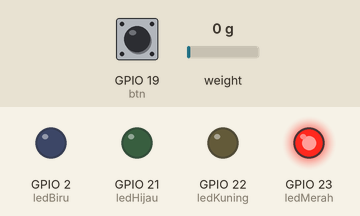
Simulated run of this sketch. Board: ESP32. On the bench: output pins drawn as LEDs (lit = HIGH). Dashed ring = blinking. Inputs (shaded band) come from the test bench; at power-on: GPIO 19 (btn) HIGH, weight on the scale 0 g. WiFi joins after 1.5 s; servers stay silent unless stated; what the sketch prints to the serial monitor is not drawn.

Above: at 4.0 s.
4.1 s: GPIO 19 (btn) pulled LOW for 1 s
At 5.12 s:
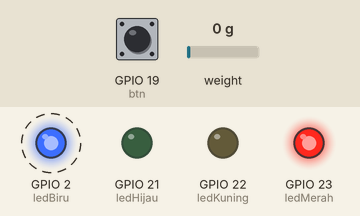
7.2 s: weight on the scale set to 2 g
At 9.2 s:
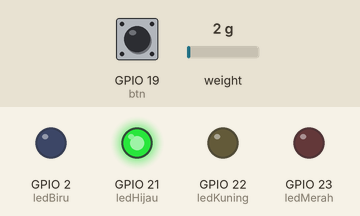
9.5 s: GPIO 19 (btn) pulled LOW for 3.2 s
At 10.13 s:
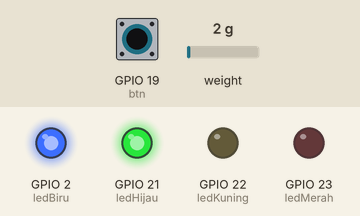
Timing chart, 0 to 14.7 s (numbered marks = the images above; inputs shaded):
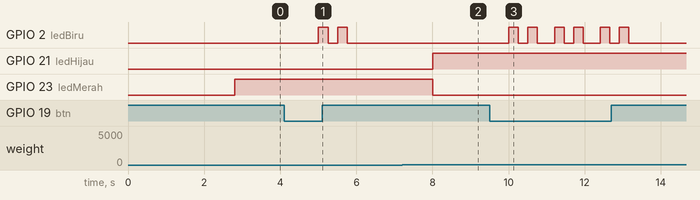

The sketch:

final_Project.ino
```cpp
// (licence header left out)
/* Comment this out to disable prints and save space */
//mendeklarasikan/mendefisinikan port virtual yang ada di blynk
#define BLYNK_PRINT Serial

/* Fill-in your Template ID (only if using Blynk.Cloud) */
//identitas dari projek yang dibuat pada blynk
#define BLYNK_TEMPLATE_ID "TMPLD-x2K3nA"
#define BLYNK_DEVICE_NAME "Smarth Infus"
#define BLYNK_AUTH_TOKEN "1CDN6IV4LgL3F3YuD5kWe2df0ogkvUU0"

//library yang digunakan untuk menyambung ke wifi
#include <WiFi.h>
#include <WiFiClient.h>

//library yang digunakan agar esp32 dapat tersambung dengan blynk
#include <BlynkSimpleEsp32.h>

//library sensor berat hx711
#include "HX711.h"

//deklarasi untuk pin DOUT dan CLK pada sensor berat
const int DOUT = 18;
const int CLK = 4;

//dekalarasi button dan led
const int ledHijau = 21;
const int ledKuning = 22;
const int ledMerah = 23;
const int ledBiru = 2;
#define btn 19
int nBtn = 0;

//deklarasi HX711/sensor berat
HX711 scale;
float calibration_factor = 1100.0;

//deklarasi gram yang akan digunakan sebagai
//variable yang menampung nilai berat
float GRAM;
//variable untuk menampung nilai maximal berat
float maxGRAM = 0;

// You should get Auth Token in the Blynk App.
// Go to the Project Settings (nut icon).
// memasukkan authentication project yang dibuat
//diaplikasi blynk
char auth[] = BLYNK_AUTH_TOKEN;

// Your WiFi credentials.
// Set password to "" for open networks.
//memasukkan nama dan password wifi yang digunakan
char ssid[] = "MSI 3906";
char pass[] = "12345678";

//fitur pada blynk untuk mengirim data
BlynkTimer timer;


//fungsi untuk mengirim data ke blynk
void myTimerEvent(){
  scale.set_scale(calibration_factor);
  GRAM = scale.get_units(), 10;
  Blynk.virtualWrite(V0, GRAM);
  delay(100);


  //Mengambil berat maximal infus
  if (nBtn == 0 ){
    maxGRAM = GRAM;
    digitalWrite(ledBiru, HIGH);
    delay(250);
    digitalWrite(ledBiru, LOW);
    delay(250);
    digitalWrite(ledBiru, HIGH);
    delay(250);
    digitalWrite(ledBiru, LOW);
    delay(250);
  }

  //kondisi yang digunakan untuk mengatur virtual pin
  //atau komponen virtual yang ada pada blynk
  //berdasarkan data yang diterima oleh blynk (GRAM)
  if (GRAM < (maxGRAM/6)){
    Blynk.virtualWrite(V1, HIGH);
    Blynk.virtualWrite(V2, LOW);
    Blynk.virtualWrite(V3, LOW);
  } else if (GRAM > (maxGRAM/6) && GRAM < (maxGRAM/3)){
    Blynk.virtualWrite(V2, HIGH);
    Blynk.virtualWrite(V1, LOW);
    Blynk.virtualWrite(V3, LOW);
  } else if (GRAM > (maxGRAM/3)){
    Blynk.virtualWrite(V2, LOW);
    Blynk.virtualWrite(V1, LOW);
    Blynk.virtualWrite(V3, HIGH);
  }
}

//fungsi yang digunakan untuk mengkofigurasi komponen
//dijalankan sekali
void setup()
{
  Serial.begin(115200);
  pinMode(ledMerah, OUTPUT);
  pinMode(ledKuning, OUTPUT);
  pinMode(ledHijau, OUTPUT);
  pinMode(ledBiru, OUTPUT);
  pinMode(btn, INPUT_PULLUP);

  //sensor berat mulai menghitung berat
  scale.begin(DOUT, CLK);

  //fungsi yang digunakan untuk mengkalibrasi nilai
  //berat yang baca oleh sensor berat agar lebih akurat
  scale.set_scale();
  scale.tare();

  //memulai blynk
  Blynk.begin(auth, ssid, pass);
  timer.setInterval(1000L, myTimerEvent);
}

void loop()
{
  //Membaca/mengambil nilai btn
  nBtn = digitalRead(btn);
  //memulai mengirim serta mengolah data dari fungsi yang dibuat tadi
  Blynk.run();
  timer.run();

  if (GRAM < (maxGRAM/6) || GRAM < 1.0){
    digitalWrite(ledMerah, HIGH);
    digitalWrite(ledKuning, LOW);
    digitalWrite(ledHijau, LOW);
  } else if (GRAM > (maxGRAM/6) && GRAM < (maxGRAM/3)){
    digitalWrite(ledKuning, HIGH);
    digitalWrite(ledHijau, LOW);
    digitalWrite(ledMerah, LOW);
  } else if (GRAM > (maxGRAM/3)){
    digitalWrite(ledMerah, LOW);
    digitalWrite(ledKuning, LOW);
    digitalWrite(ledHijau, HIGH);
  }


  Serial.print ("Nilai Button = ");
  Serial.println(nBtn);
  Serial.print ("Berat = ");
  Serial.println(GRAM);
  Serial.print ("Berat max = ");
  Serial.println (maxGRAM);
}
```

Measured:
- the behaviour switches between 0 and 1 g on weight on the scale (found by bisection; images 1 and 2)
- after the input at 4.1 s, GPIO 2 (ledBiru): alternates HIGH for 0.25 s and LOW for 0.25 s, 4 changes in all, then stays LOW, starting after 0.90 s
- after the input at 7.2 s, GPIO 21 (ledHijau): LOW → HIGH after 0.81 s; GPIO 23 (ledMerah): HIGH → LOW after 0.81 s
- after the input at 9.5 s, GPIO 2 (ledBiru): LOW → HIGH after 0.51 s, then repeats every 1.2 s: LOW 0.25 s, HIGH 0.25 s, LOW 0.45 s, HIGH 0.25 s, until it stays LOW from 13.2 s
